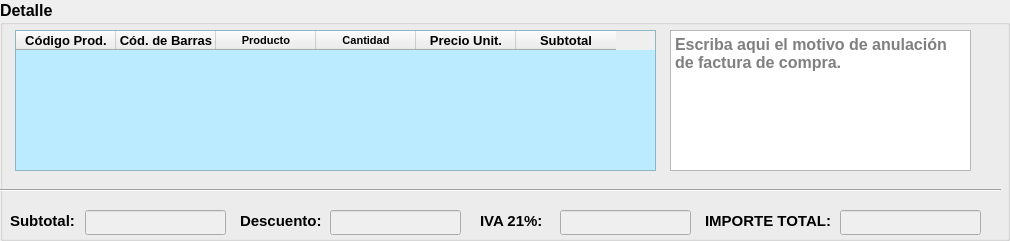
    <widget class="QGroupBox" name="groupBox_datosContacto">
     <property name="geometry">
      <rect>
       <x>70</x>
       <y>390</y>
       <width>1010</width>
       <height>241</height>
      </rect>
     </property>
     <property name="minimumSize">
      <size>
       <width>421</width>
       <height>211</height>
      </size>
     </property>
     <property name="maximumSize">
      <size>
       <width>1010</width>
       <height>900</height>
      </size>
     </property>
     <property name="font">
      <font>
       <pointsize>12</pointsize>
       <weight>75</weight>
       <bold>true</bold>
      </font>
     </property>
     <property name="cursor">
      <cursorShape>ArrowCursor</cursorShape>
     </property>
     <property name="autoFillBackground">
      <bool>false</bool>
     </property>
     <property name="title">
      <string>Detalle</string>
     </property>
     <widget class="QTableWidget" name="table_detalleCompra">
      <property name="geometry">
       <rect>
        <x>15</x>
        <y>30</y>
        <width>641</width>
        <height>141</height>
       </rect>
      </property>
      <property name="font">
       <font>
        <family>Arial</family>
        <pointsize>10</pointsize>
       </font>
      </property>
      <property name="cursor" stdset="0">
       <cursorShape>ArrowCursor</cursorShape>
      </property>
      <property name="styleSheet">
       <string notr="true">QTableWidget{background-color:rgb(187,235,255)}</string>
      </property>
      <property name="sizeAdjustPolicy">
       <enum>QAbstractScrollArea::AdjustIgnored</enum>
      </property>
      <property name="autoScroll">
       <bool>true</bool>
      </property>
      <property name="editTriggers">
       <set>QAbstractItemView::NoEditTriggers</set>
      </property>
      <property name="tabKeyNavigation">
       <bool>false</bool>
      </property>
      <property name="showDropIndicator" stdset="0">
       <bool>false</bool>
      </property>
      <property name="dragDropOverwriteMode">
       <bool>false</bool>
      </property>
      <column>
       <property name="text">
        <string>Código Prod.</string>
       </property>
       <property name="textAlignment">
        <set>AlignCenter</set>
       </property>
      </column>
      <column>
       <property name="text">
        <string>Cód. de Barras</string>
       </property>
      </column>
      <column>
       <property name="text">
        <string>Producto</string>
       </property>
       <property name="font">
        <font>
         <pointsize>8</pointsize>
         <kerning>true</kerning>
        </font>
       </property>
       <property name="textAlignment">
        <set>AlignCenter</set>
       </property>
      </column>
      <column>
       <property name="text">
        <string>Cantidad</string>
       </property>
       <property name="font">
        <font>
         <pointsize>8</pointsize>
        </font>
       </property>
       <property name="textAlignment">
        <set>AlignCenter</set>
       </property>
      </column>
      <column>
       <property name="text">
        <string>Precio Unit.</string>
       </property>
       <property name="textAlignment">
        <set>AlignCenter</set>
       </property>
      </column>
      <column>
       <property name="text">
        <string>Subtotal</string>
       </property>
      </column>
     </widget>
     <widget class="QLabel" name="precio_2">
      <property name="geometry">
       <rect>
        <x>480</x>
        <y>210</y>
        <width>81</width>
        <height>21</height>
       </rect>
      </property>
      <property name="font">
       <font>
        <pointsize>11</pointsize>
        <weight>75</weight>
        <bold>true</bold>
       </font>
      </property>
      <property name="text">
       <string>IVA 21%:</string>
      </property>
     </widget>
     <widget class="QLineEdit" name="input_iva">
      <property name="enabled">
       <bool>false</bool>
      </property>
      <property name="geometry">
       <rect>
        <x>560</x>
        <y>210</y>
        <width>131</width>
        <height>25</height>
       </rect>
      </property>
      <property name="font">
       <font>
        <family>Arial</family>
        <pointsize>12</pointsize>
        <weight>75</weight>
        <bold>true</bold>
       </font>
      </property>
      <property name="cursor">
       <cursorShape>IBeamCursor</cursorShape>
      </property>
      <property name="layoutDirection">
       <enum>Qt::LeftToRight</enum>
      </property>
      <property name="text">
       <string/>
      </property>
      <property name="maxLength">
       <number>5</number>
      </property>
      <property name="alignment">
       <set>Qt::AlignLeading|Qt::AlignLeft|Qt::AlignVCenter</set>
      </property>
     </widget>
     <widget class="QLineEdit" name="input_subtotal">
      <property name="enabled">
       <bool>false</bool>
      </property>
      <property name="geometry">
       <rect>
        <x>85</x>
        <y>210</y>
        <width>141</width>
        <height>25</height>
       </rect>
      </property>
      <property name="font">
       <font>
        <family>Arial</family>
        <pointsize>12</pointsize>
        <weight>75</weight>
        <bold>true</bold>
       </font>
      </property>
      <property name="cursor">
       <cursorShape>IBeamCursor</cursorShape>
      </property>
      <property name="layoutDirection">
       <enum>Qt::LeftToRight</enum>
      </property>
      <property name="text">
       <string/>
      </property>
      <property name="maxLength">
       <number>5</number>
      </property>
      <property name="alignment">
       <set>Qt::AlignLeading|Qt::AlignLeft|Qt::AlignVCenter</set>
      </property>
     </widget>
     <widget class="QLabel" name="precio_3">
      <property name="geometry">
       <rect>
        <x>10</x>
        <y>210</y>
        <width>81</width>
        <height>21</height>
       </rect>
      </property>
      <property name="font">
       <font>
        <pointsize>11</pointsize>
        <weight>75</weight>
        <bold>true</bold>
       </font>
      </property>
      <property name="text">
       <string>Subtotal:</string>
      </property>
     </widget>
     <widget class="QLabel" name="precio_4">
      <property name="geometry">
       <rect>
        <x>240</x>
        <y>210</y>
        <width>131</width>
        <height>21</height>
       </rect>
      </property>
      <property name="font">
       <font>
        <pointsize>11</pointsize>
        <weight>75</weight>
        <bold>true</bold>
       </font>
      </property>
      <property name="text">
       <string>Descuento:</string>
      </property>
     </widget>
     <widget class="QLineEdit" name="input_descuento_2">
      <property name="enabled">
       <bool>false</bool>
      </property>
      <property name="geometry">
       <rect>
        <x>330</x>
        <y>210</y>
        <width>131</width>
        <height>25</height>
       </rect>
      </property>
      <property name="font">
       <font>
        <family>Arial</family>
        <pointsize>12</pointsize>
        <weight>75</weight>
        <bold>true</bold>
       </font>
      </property>
      <property name="cursor">
       <cursorShape>IBeamCursor</cursorShape>
      </property>
      <property name="layoutDirection">
       <enum>Qt::LeftToRight</enum>
      </property>
      <property name="text">
       <string/>
      </property>
      <property name="maxLength">
       <number>5</number>
      </property>
      <property name="alignment">
       <set>Qt::AlignLeading|Qt::AlignLeft|Qt::AlignVCenter</set>
      </property>
     </widget>
     <widget class="QLineEdit" name="input_importe">
      <property name="enabled">
       <bool>false</bool>
      </property>
      <property name="geometry">
       <rect>
        <x>840</x>
        <y>210</y>
        <width>141</width>
        <height>25</height>
       </rect>
      </property>
      <property name="font">
       <font>
        <family>Arial</family>
        <pointsize>12</pointsize>
        <weight>75</weight>
        <bold>true</bold>
       </font>
      </property>
      <property name="cursor">
       <cursorShape>IBeamCursor</cursorShape>
      </property>
      <property name="layoutDirection">
       <enum>Qt::LeftToRight</enum>
      </property>
      <property name="text">
       <string/>
      </property>
      <property name="maxLength">
       <number>5</number>
      </property>
      <property name="alignment">
       <set>Qt::AlignLeading|Qt::AlignLeft|Qt::AlignVCenter</set>
      </property>
     </widget>
     <widget class="QLabel" name="precio_5">
      <property name="geometry">
       <rect>
        <x>705</x>
        <y>210</y>
        <width>131</width>
        <height>21</height>
       </rect>
      </property>
      <property name="font">
       <font>
        <pointsize>11</pointsize>
        <weight>75</weight>
        <bold>true</bold>
       </font>
      </property>
      <property name="text">
       <string>IMPORTE TOTAL:</string>
      </property>
     </widget>
     <widget class="Line" name="line">
      <property name="geometry">
       <rect>
        <x>0</x>
        <y>170</y>
        <width>1001</width>
        <height>41</height>
       </rect>
      </property>
      <property name="orientation">
       <enum>Qt::Horizontal</enum>
      </property>
     </widget>
     <widget class="QTextEdit" name="textMotivo">
      <property name="geometry">
       <rect>
        <x>670</x>
        <y>30</y>
        <width>301</width>
        <height>141</height>
       </rect>
      </property>
      <property name="placeholderText">
       <string>Escriba aqui el motivo de anulación de factura de compra.</string>
      </property>
     </widget>
    </widget>
